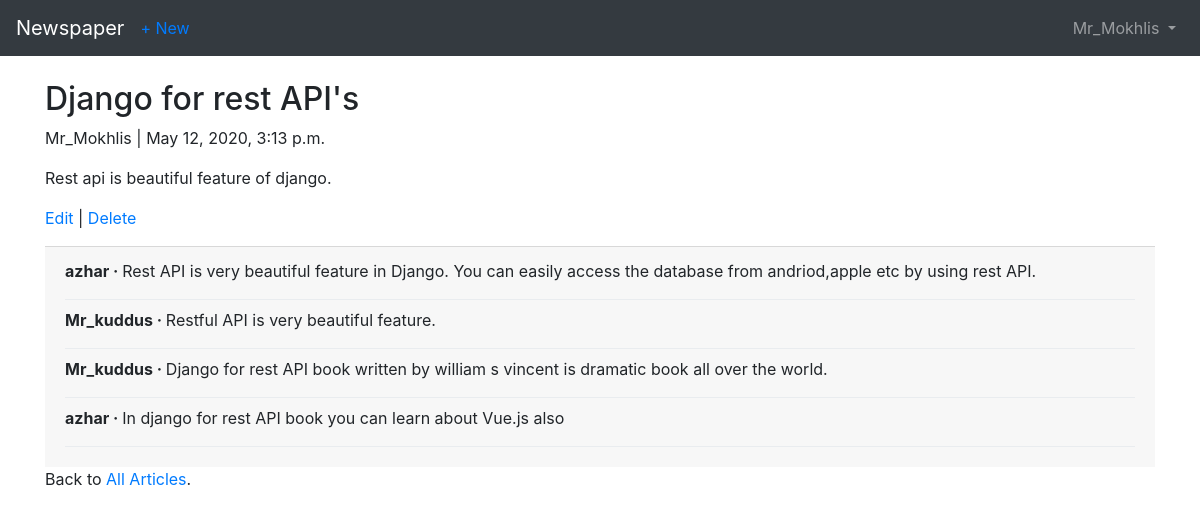
The app's page /articles/2/ (signed in) with its own data.
### users/models.py (models this page shows)
class CustomUser(AbstractUser):
    age = models.PositiveIntegerField(default=0) # this age attribute shows only admin site not form site

### articles/models.py (models this page shows, shortened)
class Article(models.Model):
    title = models.CharField(max_length=255)
    body = models.TextField()
    date = models.DateTimeField(auto_now_add=True)
    author = models.ForeignKey(
            settings.AUTH_USER_MODEL,  # author is fk,the pk is user(custom user(users/model),override from abstract user where stores the user)
            on_delete= models.CASCADE, # author is user,which one we create
    )

class Comment(models.Model):
    article = models.ForeignKey(    # many to one relationship (many comments hold in one article,the name of fk is simply the model it links to)
            Article,  # here using follow a relationship backward for each article look up related comment models
            on_delete=models.CASCADE, # we can use 'article_set' to access all instances of the model instead of here we
            related_name='comments')   # define 'comments' explicitly to add a related name attribute (for take all instances of comment means all comments of a post)
    comment = models.CharField(max_length=140)
    author = models.ForeignKey(
        settings.AUTH_USER_MODEL, # here define the custom user model(which override base user model) which is author
        on_delete=models.CASCADE,
    )
    email = models.EmailField(blank=True)
    def __str__(self):
        return self.comment  # viewing the comment in admin interface using dunder function

### articles/views.py (the view)
# urls.py: path('<int:pk>/', views.ArticleDetailView.as_view(), name='article_detail'),
class ArticleDetailView(LoginRequiredMixin,DetailView):
    model = models.Article
    template_name = 'article_detail.html'
    login_url = 'login' # override build in login url which is 'accounts/login' instead of.we using users/login which url name is 'login'

### templates/article_detail.html
{% extends 'base.html' %}
{% block content %}
<div class="article-entry">
    <h2>{{ object.title }}</h2>
    <p>{{ object.author }} | {{ object.date }}</p>
    <p>{{ object.body }}</p>
</div>
<p><a href="{% url 'article_edit' article.pk %}">Edit</a> | <a href="{% url 'article_delete' article.pk %}">Delete</a>  </p>
          <div class="card-footer">
              {% for comment in article.comments.all %}
              <p>
                  <span class="font-weight-bold">{{comment.author }} &middot; </span>
                     {{ comment }}
              </p>
              <div class="dropdown-divider"></div>
                {% endfor %}
          </div>
<p>Back to <a href="{% url 'article_list' %}">All Articles</a>.</p>
{% endblock content %}

### templates/base.html (shortened to what this page needs)
<!DOCTYPE html>
<html lang="en">
<head>
    <link rel="stylesheet" href="https://maxcdn.bootstrapcdn.com/bootstrap/4.0.0/css/bootstrap.min.css">
</head>
<body>
    <nav class="navbar navbar-expand-md navbar-dark bg-dark mb-4">
        <a class="navbar-brand" href="{% url 'home' %}">Newspaper</a>
        {% if user.is_authenticated %}
         <ul class="navbar-nav mr-auto">
          <li class="nav-item"><a href="{% url 'article_new' %}">+ New</a></li>
         </ul>
         {% endif %}
       <div class="collapse navbar-collapse" id="navbarCollapse">
           {% if user.is_authenticated %}
              <ul class="navbar-nav ml-auto">
                  <li class="nav-item">
                      <a class="nav-link dropdown-toggle" href="#" id="userMenu" data-toggle="dropdown" aria-haspopup="true" aria-expanded="false"> {{ user.username }} </a>
                  </li>
              </ul>
           {% endif %}
       </div>
    </nav>
    <div class="container">
        {% block content %}
        {% endblock %}
    </div>
</body>
</html>

### records on screen
CustomUser: username "Mr_Mokhlis"
Article: title "Django for rest API's", author "Mr_Mokhlis", date "May 12, 2020, 3:13 p.m.", body "Rest api is beautiful feature of django."
Comment: author "azhar", comment "Rest API is very beautiful feature in Django. You can easily access the database from andriod,apple etc by using rest API."
Comment: author "Mr_kuddus", comment "Restful API is very beautiful feature."
Comment: author "Mr_kuddus", comment "Django for rest API book written by william s vincent is dramatic book all over the world."
Comment: author "azhar", comment "In django for rest API book you can learn about Vue.js also"
